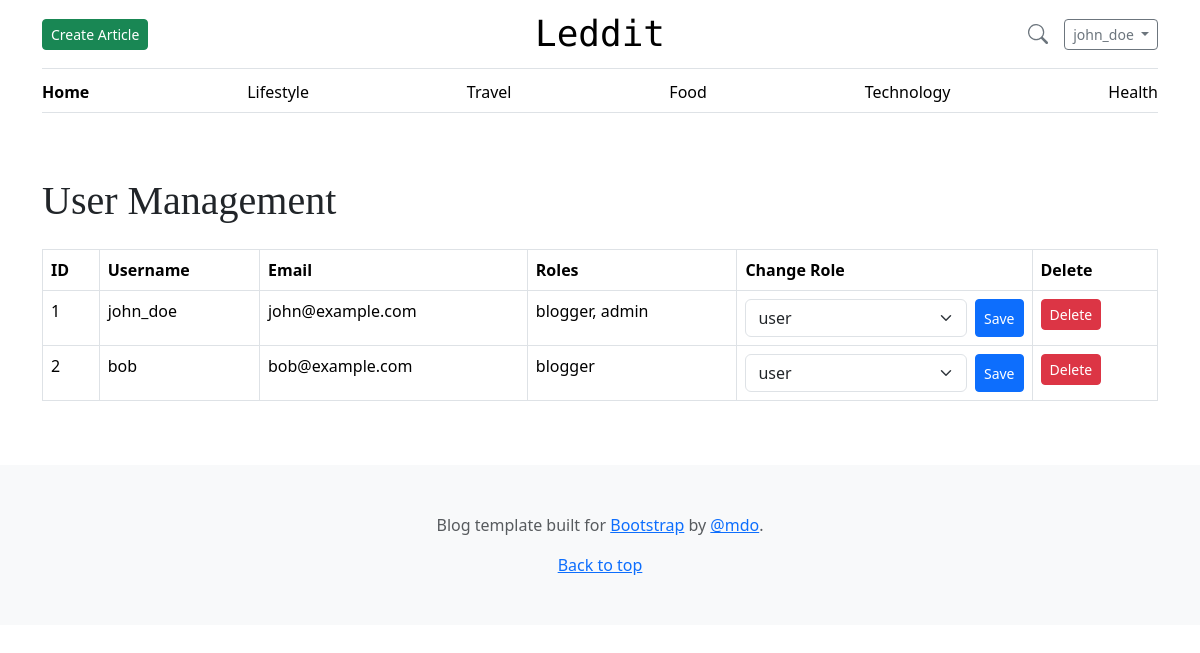
/admin.php (signed in), run on the app's committed database.
### tables this page shows
CREATE TABLE users (
    user_id INT AUTO_INCREMENT PRIMARY KEY,  
    username VARCHAR(50) NOT NULL UNIQUE,    
    password_hash VARCHAR(255) NOT NULL,     
    email VARCHAR(100) UNIQUE,               
    is_active BOOLEAN DEFAULT TRUE,          
    created_at TIMESTAMP DEFAULT CURRENT_TIMESTAMP,  
    updated_at TIMESTAMP DEFAULT CURRENT_TIMESTAMP ON UPDATE CURRENT_TIMESTAMP  
);

### www/admin.php (the view, shortened to what this page needs)
<?php
    require_once("db_access.php");
    $sql = "
        SELECT
            u.user_id,
            u.username,
            u.email,
            GROUP_CONCAT(r.role_name SEPARATOR ', ') AS roles
        FROM users u
        LEFT JOIN user_roles ur ON ur.FK_user_id = u.user_id
        LEFT JOIN roles r ON r.role_id = ur.FK_role_id
        GROUP BY u.user_id
    ";
    $stmt = $pdo->query($sql);
    $users = $stmt->fetchAll();
?>
<!DOCTYPE html>
<html lang="en">
<head>
    <?php readfile("./assets/head.html"); ?>
</head>
<body>
<?php require_once("./assets/navbar.php"); ?>
<main class="container py-5">
    <h1>User Management</h1>
    <table class="table table-bordered mt-4">
        <thead>
        <tr>
            <th>ID</th>
            <th>Username</th>
            <th>Email</th>
            <th>Roles</th>
            <th>Change Role</th>
            <th>Delete</th>
        </tr>
        </thead>
        <tbody>
        <?php foreach ($users as $user): ?>
            <tr>
                <td><?= (int)$user["user_id"] ?></td>
                <td><?= htmlspecialchars($user["username"]) ?></td>
                <td><?= htmlspecialchars($user["email"]) ?></td>
                <td><?= htmlspecialchars($user["roles"]) ?></td>
                <td>
                    <form method="post" action="change_role.php" class="d-flex gap-2">
                        <select name="role" class="form-select">
                            <option value="user">user</option>
                        </select>
                        <button class="btn btn-sm btn-primary">Save</button>
                    </form>
                </td>
                <td>
                    <form method="post" action="delete_user.php" onsubmit="return confirm('Delete this user?');">
                        <button class="btn btn-sm btn-danger">Delete</button>
                    </form>
                </td>
            </tr>
        <?php endforeach; ?>
        </tbody>
    </table>
</main>
<?php readfile("./assets/footer.html"); ?>
</body>
</html>

### www/assets/navbar.php (shortened to what this page needs)
<?php
$roles = $_SESSION["user_roles"] ?? [];
$is_logged_in = isset($_SESSION["user_id_logged_in"]);
$is_blogger = array_intersect(["blogger", "admin"], $roles);
?>
<div class="container">
    <header class="border-bottom lh-1 py-3">
        <div class="row flex-nowrap justify-content-between align-items-center">
            <div class="col-4 d-flex justify-content-start align-items-center">
                <?php if ($is_blogger): ?>
                    <a href="../editor.php" class="btn btn-sm btn-success">
                        Create Article
                    </a>
                <?php endif; ?>
            </div>
            <div class="col-4 text-center">
                <a class="blog-header-logo text-body-emphasis text-decoration-none" href="../index.php">
                    Leddit
                </a>
            </div>
            <div class="col-4 d-flex justify-content-end align-items-center">
                <a class="link-secondary" href="#" aria-label="Search"
                   data-bs-toggle="modal" data-bs-target="#searchModal">
                    <svg class="bi mx-3" aria-hidden="true" width="20" height="20">
                        <use xlink:href="/assets/bootstrap-5.3.8/bootstrap-icons-1.13.1/bootstrap-icons.svg#search"></use>
                    </svg>
                </a>
                <?php if ($is_logged_in): ?>
                    <div class="dropdown">
                        <button class="btn btn-sm btn-outline-secondary dropdown-toggle"
                                type="button" data-bs-toggle="dropdown">
                            <?= htmlspecialchars($_SESSION["user_name_logged_in"]) ?>
                        </button>
                    </div>
                <?php endif; ?>
            </div>
        </div>
    </header>
    <div class="nav-scroller py-1 mb-3 border-bottom">
        <nav class="nav nav-underline justify-content-between">
            <a class="nav-item nav-link link-body-emphasis active" href="../index.php">Home</a>
            <a class="nav-item nav-link link-body-emphasis" href="#">Lifestyle</a>
            <a class="nav-item nav-link link-body-emphasis" href="#">Travel</a>
            <a class="nav-item nav-link link-body-emphasis" href="#">Food</a>
            <a class="nav-item nav-link link-body-emphasis" href="#">Technology</a>
            <a class="nav-item nav-link link-body-emphasis" href="#">Health</a>
        </nav>
    </div>
</div>

### www/assets/css/blog.css (style rules this page uses)
.blog-header-logo { font-family: "DM Mono", "Reddit Mono", "Playfair Display", Georgia, "Times New Roman", serif; font-size: 2.25rem; }
h1, h2, h3, h4, h5, h6 { font-family: "Playfair Display", Georgia, "Times New Roman", serif; }
.bi { vertical-align: -0.125em; fill: currentColor; }
.nav-scroller { position: relative; z-index: 2; height: 2.75rem; overflow-y: hidden; }
.nav-scroller .nav { display: flex; flex-wrap: nowrap; padding-bottom: 1rem; margin-top: -1px; overflow-x: auto; text-align: center; white-space: nowrap; -webkit-overflow-scrolling: touch; }

### data on the page
users: user_id "1", username "john_doe", email "john@example.com", roles "blogger, admin"
users: user_id "2", username "bob", email "bob@example.com", roles "blogger"

### other printed values
$_SESSION["user_name_logged_in"] "john_doe"
